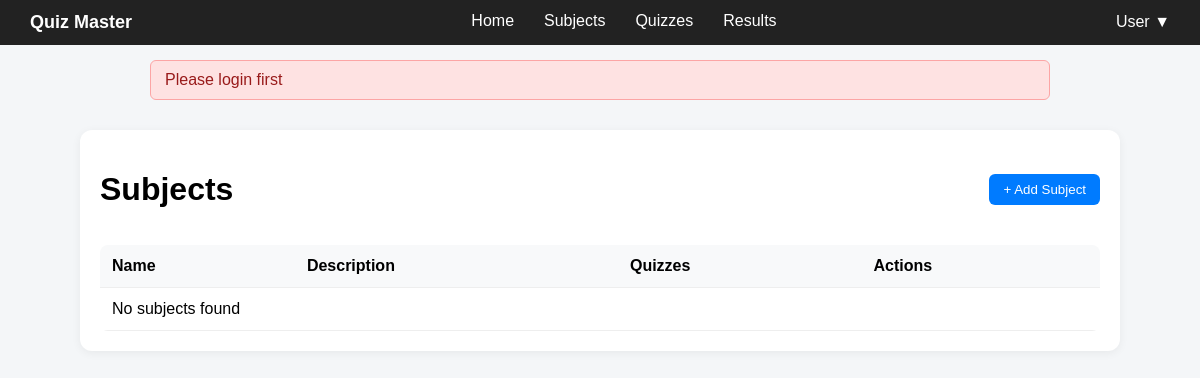
Page /admin/subjects on the earlier database version.
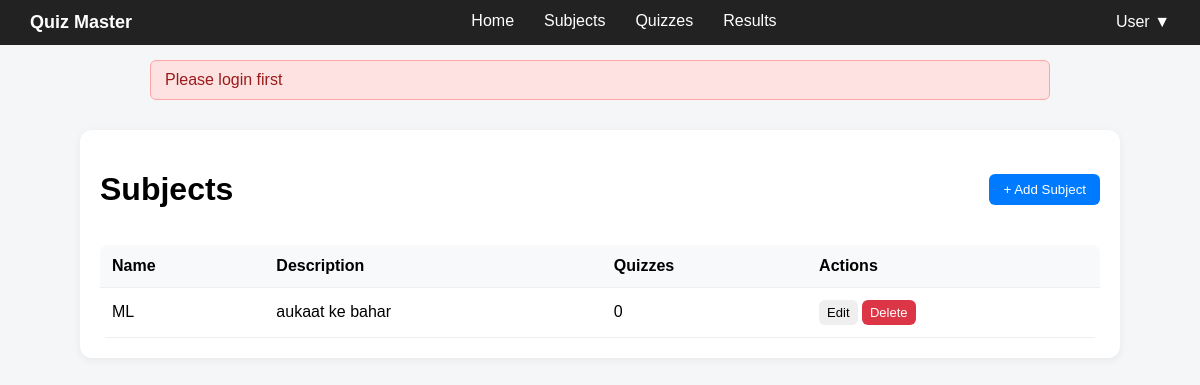
Same page on the later database version.
### controller/models.py (models this page shows)
class Subject(db.Model):
    __tablename__ = "subjects"
    id = db.Column(db.Integer, primary_key=True)
    name = db.Column(db.String(100), nullable=False)
    description = db.Column(db.Text)
    quizzes = db.relationship("Quiz", backref="subject", lazy=True)

### app.py (the view)
@app.route('/admin/subjects')
def admin_subjects():
    if not admin_access():
        return redirect(url_for("home"))
    subjects = Subject.query.order_by(Subject.id.desc()).all()
    subject_data = []
    for s in subjects:
        subject_data.append({
            "id": s.id,
            "name": s.name,
            "description": s.description,
            "quiz_count": len(s.quizzes),
            "created": s.id
        })
    return render_template("admin_subjects.html", subjects=subject_data)

### app.py (called while the page is built)
def admin_access():
    if "user_id" not in session:
        flash("Please login first")
        return redirect(url_for("landing"))
    if session.get("role") != "admin":
        flash("You are not authorized to access this page")
        return redirect(url_for("home"))
    return True

### templates/admin_subjects.html (shortened to what this page needs)
{% extends "base.html" %}
{% block content %}
<div class="header">
    <h1>Subjects</h1>
    <button class="btn primary" onclick="location.href='{{ url_for('new_subject') }}'">
        + Add Subject
    </button>
</div>
<table class="table">
    <thead>
        <tr>
            <th>Name</th>
            <th>Description</th>
            <th>Quizzes</th>
            <th>Actions</th>
        </tr>
    </thead>
    <tbody>
        {% if subjects %}
        {% for s in subjects %}
        <tr>
            <td>{{ s.name }}</td>
            <td>{{ s.description or "—" }}</td>
            <td>{{ s.quiz_count }}</td>
            <td>
                <button class="btn small" onclick="location.href='{{ url_for('edit_subject', id=s.id) }}'">
                    Edit
                </button>
                <form method="POST" action="{{ url_for('delete_subject', id=s.id) }}" style="display:inline;"
                    onsubmit="return confirm('Are you sure you want to delete this subject?')">
                    <button class="btn small danger">Delete</button>
                </form>
            </td>
        </tr>
        {% endfor %}
        {% else %}
        <tr>
            <td colspan="4">No subjects found</td>
        </tr>
        {% endif %}
    </tbody>
</table>
{% endblock %}

### templates/base.html (shortened to what this page needs)
<!DOCTYPE html>
<html lang="en">
<head>
    <link rel="stylesheet" href="{{ url_for('static', filename='css/base.css') }}">
</head>
<body>
    <nav class="navbar">
        <div class="nav-left">
            <span class="logo">Quiz Master</span>
        </div>
        <div class="nav-center">
            {% if session.get('role') == 'admin' %}
            <a href="{{ url_for('admin_dashboard') }}"
                class="{% if request.endpoint == 'admin_dashboard' %}active{% endif %}">Home</a>
            {% else %}
            <a href="{{ url_for('home') }}" class="{% if request.endpoint == 'home' %}active{% endif %}">Home</a>
            {% endif %}
            <a href="#">Subjects</a>
            <a href="#">Quizzes</a>
            <a href="#">Results</a>
        </div>
        <div class="nav-right">
            <div class="profile">
                {{ session.get('username', 'User') }} ▼
            </div>
        </div>
    </nav>
    <div class="flash-container">
        {% with messages = get_flashed_messages() %}
        {% if messages %}
        {% for message in messages %}
        <div class="flash">{{ message }}</div>
        {% endfor %}
        {% endif %}
        {% endwith %}
    </div>
    <div class="container">
        {% block content %}
        {% endblock %}
    </div>
</body>
</html>

### static/css/base.css (style rules this page uses)
body { font-family: Arial, sans-serif; background: #f4f6f8; margin: 0; }
.navbar { display: flex; justify-content: space-between; align-items: center; background: #222; color: white; padding: 12px 30px; }
.logo { font-weight: bold; font-size: 18px; color: white; }
.nav-center { display: flex; gap: 30px; }
.nav-center a { color: white; text-decoration: none; padding-bottom: 3px; }
.profile { position: relative; cursor: pointer; color: white; padding-bottom: 2px; }
.flash-container { max-width: 900px; margin: 15px auto; padding: 0 10px; }
.flash { background: #fee2e2; border: 1px solid #fca5a5; color: #991b1b; padding: 10px 14px; border-radius: 6px; }
.container { max-width: 1000px; margin: 30px auto; background: white; padding: 20px; border-radius: 12px; box-shadow: 0 2px 10px rgba(0, 0, 0, 0.06); }
.header { display: flex; justify-content: space-between; align-items: center; margin-bottom: 15px; }
.table { width: 100%; border-collapse: collapse; background: white; border-radius: 8px; overflow: hidden; }
.table th, .table td { padding: 12px; border-bottom: 1px solid #eee; text-align: left; }
.table th { background: #f8f9fa; }
.btn { padding: 8px 14px; border: none; border-radius: 6px; cursor: pointer; }
.btn.primary { background: #007bff; color: white; }
.btn.danger { background: #dc3545; color: white; }
.btn.small { padding: 5px 8px; font-size: 13px; }

Differences in the rows shown:
added Subject: name "ML", description "aukaat ke bahar", quiz_count "0"
Other differences:
text no longer shown: "No subjects found"
